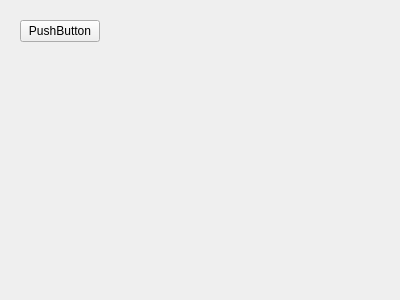
<?xml version="1.0" encoding="UTF-8"?>
<ui version="4.0">
 <class>Form</class>
 <widget class="QWidget" name="Form">
  <property name="geometry">
   <rect>
    <x>0</x>
    <y>0</y>
    <width>400</width>
    <height>300</height>
   </rect>
  </property>
  <property name="windowTitle">
   <string>Designer Example</string>
  </property>
  <property name="windowIcon">
   <iconset>
    <normaloff>../../java0-pro/wget-apixu.png</normaloff>../../java0-pro/wget-apixu.png</iconset>
  </property>
  <widget class="QPushButton" name="pushButton">
   <property name="geometry">
    <rect>
     <x>20</x>
     <y>20</y>
     <width>80</width>
     <height>22</height>
    </rect>
   </property>
   <property name="whatsThis">
    <string>Button</string>
   </property>
   <property name="text">
    <string>PushButton</string>
   </property>
  </widget>
 </widget>
 <resources/>
 <connections/>
</ui>
